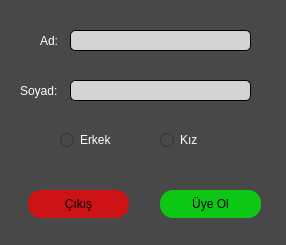
<?xml version="1.0" encoding="UTF-8"?>
<ui version="4.0">
 <class>Form</class>
 <widget class="QWidget" name="Form">
  <property name="geometry">
   <rect>
    <x>0</x>
    <y>0</y>
    <width>286</width>
    <height>245</height>
   </rect>
  </property>
  <property name="minimumSize">
   <size>
    <width>286</width>
    <height>245</height>
   </size>
  </property>
  <property name="maximumSize">
   <size>
    <width>286</width>
    <height>245</height>
   </size>
  </property>
  <property name="windowTitle">
   <string>Form</string>
  </property>
  <property name="windowIcon">
   <iconset>
    <normaloff>E:/python_logo.png</normaloff>E:/python_logo.png</iconset>
  </property>
  <property name="styleSheet">
   <string notr="true">background-color: rgb(81, 81, 81);
background-color: rgb(72, 72, 72);</string>
  </property>
  <widget class="QLineEdit" name="suname">
   <property name="geometry">
    <rect>
     <x>70</x>
     <y>80</y>
     <width>181</width>
     <height>21</height>
    </rect>
   </property>
   <property name="styleSheet">
    <string notr="true">QLineEdit{
background-color: rgb(212, 212, 212);

border: 0.7px solid  rgb(0,0, 0); ;

border-radius: 5px;

}
</string>
   </property>
   <property name="text">
    <string/>
   </property>
  </widget>
  <widget class="QLabel" name="label_3">
   <property name="geometry">
    <rect>
     <x>20</x>
     <y>80</y>
     <width>41</width>
     <height>21</height>
    </rect>
   </property>
   <property name="toolTip">
    <string>&lt;html&gt;&lt;head/&gt;&lt;body&gt;&lt;p&gt;Ad:&lt;/p&gt;&lt;/body&gt;&lt;/html&gt;</string>
   </property>
   <property name="styleSheet">
    <string notr="true">color: rgb(255, 170, 255);
color: rgb(255, 255, 255);</string>
   </property>
   <property name="text">
    <string>Soyad:</string>
   </property>
  </widget>
  <widget class="QRadioButton" name="erkek_2">
   <property name="geometry">
    <rect>
     <x>160</x>
     <y>130</y>
     <width>61</width>
     <height>20</height>
    </rect>
   </property>
   <property name="styleSheet">
    <string notr="true">color: rgb(255, 255, 255);</string>
   </property>
   <property name="text">
    <string>Kız</string>
   </property>
  </widget>
  <widget class="QPushButton" name="cikis">
   <property name="geometry">
    <rect>
     <x>28</x>
     <y>190</y>
     <width>101</width>
     <height>28</height>
    </rect>
   </property>
   <property name="styleSheet">
    <string notr="true">QPushButton{


border-radius: 13px; 
border-style: outset;
 

                      




	background-color: rgb(206, 19, 22);



}

QPushButton::hover{

	
	background-color: rgb(171, 38, 40);
	
	color: rgb(255,255,255);
}


QPushButton:pressed {

	background-color: rgb(255, 0, 4);
	color: rgb(255, 255, 255);


}</string>
   </property>
   <property name="text">
    <string>Çıkış</string>
   </property>
   <property name="icon">
    <iconset>
     <normaloff>../../uye/exit.png</normaloff>../../uye/exit.png</iconset>
   </property>
  </widget>
  <widget class="QLineEdit" name="name">
   <property name="geometry">
    <rect>
     <x>70</x>
     <y>30</y>
     <width>181</width>
     <height>21</height>
    </rect>
   </property>
   <property name="styleSheet">
    <string notr="true">QLineEdit{
background-color: rgb(212, 212, 212);

border: 0.7px solid  rgb(0,0, 0); ;

border-radius: 5px;

}
</string>
   </property>
   <property name="text">
    <string/>
   </property>
  </widget>
  <widget class="QRadioButton" name="erkek">
   <property name="geometry">
    <rect>
     <x>60</x>
     <y>130</y>
     <width>71</width>
     <height>20</height>
    </rect>
   </property>
   <property name="styleSheet">
    <string notr="true">color: rgb(255, 255, 255);</string>
   </property>
   <property name="text">
    <string>Erkek</string>
   </property>
  </widget>
  <widget class="QLabel" name="label_4">
   <property name="geometry">
    <rect>
     <x>40</x>
     <y>30</y>
     <width>21</width>
     <height>21</height>
    </rect>
   </property>
   <property name="toolTip">
    <string>&lt;html&gt;&lt;head/&gt;&lt;body&gt;&lt;p&gt;Ad:&lt;/p&gt;&lt;/body&gt;&lt;/html&gt;</string>
   </property>
   <property name="styleSheet">
    <string notr="true">color: rgb(255, 170, 255);
color: rgb(255, 255, 255);</string>
   </property>
   <property name="text">
    <string>Ad:</string>
   </property>
  </widget>
  <widget class="QPushButton" name="uye_ol">
   <property name="geometry">
    <rect>
     <x>160</x>
     <y>190</y>
     <width>101</width>
     <height>28</height>
    </rect>
   </property>
   <property name="styleSheet">
    <string notr="true">QPushButton{


border-radius: 13px; 
border-style: outset;
 
	background-color: rgb(12, 200, 21);







}

QPushButton::hover{

	
	background-color: rgb(12, 154, 21);

	
	
	color: rgb(255, 255, 255);
}


QPushButton:pressed {

	
	background-color: rgb(0, 235, 35);
	color: rgb(255, 255, 255);


}</string>
   </property>
   <property name="text">
    <string>Üye Ol</string>
   </property>
   <property name="icon">
    <iconset>
     <normaloff>../../uye/sign up.png</normaloff>../../uye/sign up.png</iconset>
   </property>
  </widget>
 </widget>
 <resources/>
 <connections/>
</ui>
